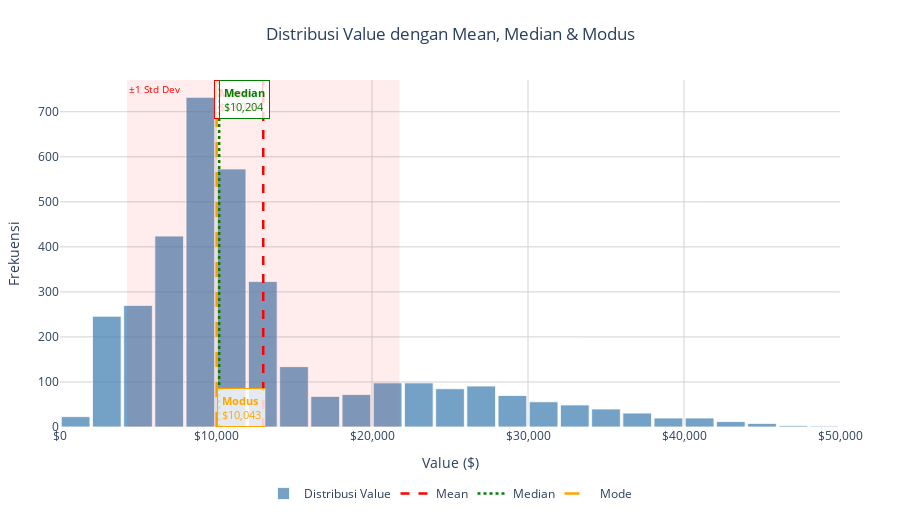

This figure's notebook cell:
### Code cell
modus_val = stats.mode(values, axis=None, keepdims=False).mode

fig = go.Figure()

fig.add_trace(go.Histogram(
    x=values,
    nbinsx=30,
    name='Distribusi Value',
    marker=dict(
        color='steelblue',
        line=dict(color='white', width=0.8)
    ),
    opacity=0.75,
    hovertemplate="<b>Range:</b> %{x}<br><b>Frekuensi:</b> %{y}<extra></extra>"
))

fig.add_vline(
    x=mean_val,
    line=dict(color='red', dash='dash', width=2.5),
    annotation=dict(
        text=f"<b>Mean</b><br>${mean_val:,.0f}",
        font=dict(color='red', size=11),
        bgcolor='rgba(255,255,255,0.8)',
        bordercolor='red',
        borderwidth=1,
        borderpad=4,
        align='left'
    ),
    annotation_position='top left'
)

fig.add_vline(
    x=median_val,
    line=dict(color='green', dash='dot', width=2.5),
    annotation=dict(
        text=f"<b>Median</b><br>${median_val:,.0f}",
        font=dict(color='green', size=11),
        bgcolor='rgba(255,255,255,0.8)',
        bordercolor='green',
        borderwidth=1,
        borderpad=4,
        align='left'
    ),
    annotation_position='top right'
)

fig.add_vline(
    x=modus_val,
    line=dict(color='orange', dash='longdash', width=2.5),
    annotation=dict(
        text=f"<b>Modus</b><br>${modus_val:,.0f}",
        font=dict(color='orange', size=11),
        bgcolor='rgba(255,255,255,0.8)',
        bordercolor='orange',
        borderwidth=1,
        borderpad=4,
        align='left'
    ),
    annotation_position='bottom right'
)

fig.update_layout(
    title=dict(
        text='Distribusi Value dengan Mean, Median & Modus',
        font=dict(size=17),
        x=0.5
    ),
    xaxis=dict(
        title='Value ($)',
        tickprefix='$',
        tickformat=',.0f',
        showgrid=True,
        gridcolor='lightgrey'
    ),
    yaxis=dict(
        title='Frekuensi',
        showgrid=True,
        gridcolor='lightgrey'
    ),
    plot_bgcolor='white',
    paper_bgcolor='white',
    bargap=0.08,
    height=520,
    margin=dict(t=80, b=60, l=60, r=60),
    legend=dict(
        orientation='h',
        y=-0.15,
        x=0.5,
        xanchor='center'
    ),
    # Tambahkan dummy trace untuk legenda
    showlegend=True
)

fig.add_vrect(
    x0=mean_val - std_val,
    x1=mean_val + std_val,
    fillcolor='red',
    opacity=0.07,
    line_width=0,
    annotation_text='±1 Std Dev',
    annotation_position='top left',
    annotation_font=dict(color='red', size=10)
)

for name, color, dash in [
    ('Mean', 'red', 'dash'),
    ('Median', 'green', 'dot'),
    ('Mode', 'orange', 'longdash')
]:
    fig.add_trace(go.Scatter(
        x=[None], y=[None],
        mode='lines',
        name=name,
        line=dict(color=color, dash=dash, width=2.5)
    ))

fig.show()

### Figure 1 — Plotly figure (JSON) as saved in the notebook; plotly's stock layout.template omitted (floating-point values rounded to 4 significant figures; data arrays with more than 128 entries replaced by an {"elided": "..."} marker saying what was removed)
{"data": [{"hovertemplate": "<b>Range:</b> %{x}<br><b>Frekuensi:</b> %{y}<extra></extra>", "marker": {"color": "steelblue", "line": {"color": "white", "width": 0.8}}, "name": "Distribusi Value", "nbinsx": 30, "opacity": 0.75, "type": "histogram", "x": {"elided": "3548 int values"}}, {"line": {"color": "red", "dash": "dash", "width": 2.5}, "mode": "lines", "name": "Mean", "type": "scatter", "x": [null], "y": [null]}, {"line": {"color": "green", "dash": "dot", "width": 2.5}, "mode": "lines", "name": "Median", "type": "scatter", "x": [null], "y": [null]}, {"line": {"color": "orange", "dash": "longdash", "width": 2.5}, "mode": "lines", "name": "Mode", "type": "scatter", "x": [null], "y": [null]}], "layout": {"annotations": [{"align": "left", "bgcolor": "rgba(255,255,255,0.8)", "bordercolor": "red", "borderpad": 4, "borderwidth": 1, "font": {"color": "red", "size": 11}, "showarrow": false, "text": "<b>Mean</b><br>$13,028", "x": 13030.0, "xanchor": "right", "xref": "x", "y": 1, "yanchor": "top", "yref": "y domain"}, {"align": "left", "bgcolor": "rgba(255,255,255,0.8)", "bordercolor": "green", "borderpad": 4, "borderwidth": 1, "font": {"color": "green", "size": 11}, "showarrow": false, "text": "<b>Median</b><br>$10,204", "x": 10200.0, "xanchor": "left", "xref": "x", "y": 1, "yanchor": "top", "yref": "y domain"}, {"align": "left", "bgcolor": "rgba(255,255,255,0.8)", "bordercolor": "orange", "borderpad": 4, "borderwidth": 1, "font": {"color": "orange", "size": 11}, "showarrow": false, "text": "<b>Modus</b><br>$10,043", "x": 10043, "xanchor": "left", "xref": "x", "y": 0, "yanchor": "bottom", "yref": "y domain"}, {"font": {"color": "red", "size": 10}, "showarrow": false, "text": "±1 Std Dev", "x": 4293.0, "xanchor": "left", "xref": "x", "y": 1, "yanchor": "top", "yref": "y domain"}], "bargap": 0.08, "height": 520, "legend": {"orientation": "h", "x": 0.5, "xanchor": "center", "y": -0.15}, "margin": {"b": 60, "l": 60, "r": 60, "t": 80}, "paper_bgcolor": "white", "plot_bgcolor": "white", "shapes": [{"line": {"color": "red", "dash": "dash", "width": 2.5}, "type": "line", "x0": 13030.0, "x1": 13030.0, "xref": "x", "y0": 0, "y1": 1, "yref": "y domain"}, {"line": {"color": "green", "dash": "dot", "width": 2.5}, "type": "line", "x0": 10200.0, "x1": 10200.0, "xref": "x", "y0": 0, "y1": 1, "yref": "y domain"}, {"line": {"color": "orange", "dash": "longdash", "width": 2.5}, "type": "line", "x0": 10043, "x1": 10043, "xref": "x", "y0": 0, "y1": 1, "yref": "y domain"}, {"fillcolor": "red", "line": {"width": 0}, "opacity": 0.07, "type": "rect", "x0": 4293.0, "x1": 21760.0, "xref": "x", "y0": 0, "y1": 1, "yref": "y domain"}], "showlegend": true, "title": {"font": {"size": 17}, "text": "Distribusi Value dengan Mean, Median & Modus", "x": 0.5}, "xaxis": {"gridcolor": "lightgrey", "showgrid": true, "tickformat": ",.0f", "tickprefix": "$", "title": {"text": "Value ($)"}}, "yaxis": {"gridcolor": "lightgrey", "showgrid": true, "title": {"text": "Frekuensi"}}}}
